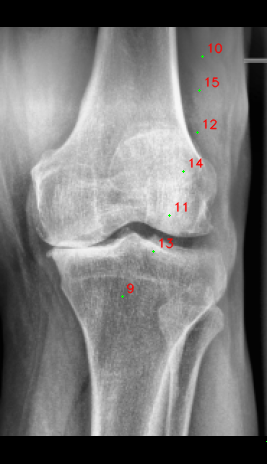
#> input picture notebooks/visual_strd_16.png, 267 x 464 px
$ python split_imgs.py ../notebooks
#> lines starting #> are read from the running program, lines starting #| are printed output that depends on the picture
### scripts/split_img.py
from PIL import Image
import os
import argparse


def split_image_vertically(input_path, save_dir, split_percent=0.5):
#> called with input_path = '../notebooks/visual_strd_16.png', save_dir = 'split/.', split_percent = 0.5
    try:
        if not os.path.exists(save_dir):
            os.makedirs(save_dir)

        img = Image.open(input_path)
#> img is the input picture: PIL image 267x464 RGB; mean R, G, B 118.8, 118.3, 118.2
        width, height = img.size
#> width = 267; height = 464

        # Yüzdeyi piksele çevir
        split_point = int(width * split_percent)
#> split_point = 133

        if split_point <= 0 or split_point >= width:
            raise ValueError("invalid percentage")

        # Crop alanları
        left_box = (0, 0, split_point, height)
#> left_box = (0, 0, 133, 464)
        right_box = (split_point, 0, width, height)
#> right_box = (133, 0, 267, 464)

        left_part = img.crop(left_box)
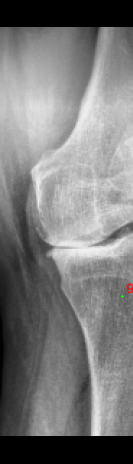
#> left_part: PIL image 133x464 RGB; mean R, G, B 122.7, 122.6, 122.6
        right_part = img.crop(right_box)
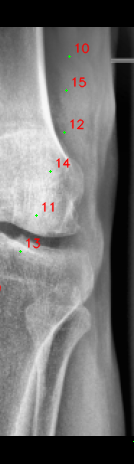
#> right_part: PIL image 134x464 RGB; mean R, G, B 114.9, 114, 113.9

        # Dosya ismi işlemleri
        base_name = os.path.basename(input_path)
        name_only = os.path.splitext(base_name)[0]

        left_path = os.path.join(save_dir, f"{name_only}.l.jpg")
        right_path = os.path.join(save_dir, f"{name_only}.r.jpg")

        left_part.save(left_path)
        right_part.save(right_path)

        print(f"Successfully split: {base_name}")

    except Exception as e:
        print(f"Hata oluştu: {e}")


# [11 lines left out: function main, not called in this run]


# [2 lines that do not run on import are left out]

### scripts/split_imgs.py
import os
import argparse
from split_img import split_image_vertically

def split_images(root_path):
    valid_extensions = ('.png', '.jpg', '.jpeg', '.bmp', '.webp')
    target_base_dir = "split"

    for root, dirs, files in os.walk(root_path):
        for file in files:
            if file.lower().endswith(valid_extensions):
                # Calculate the relative path from the root_path to the current directory
                rel_path = os.path.relpath(root, root_path)

                # Construct the matching directory structure inside the 'split' folder
                save_dir = os.path.join(target_base_dir, rel_path)

                full_path = os.path.join(root, file)
                print(f"Processing: {full_path} -> Saving to: {save_dir}")

                # Call method with the mirrored directory path
                split_image_vertically(full_path, save_dir)

if __name__ == "__main__":
    parser = argparse.ArgumentParser(description="Split all images while preserving directory hierarchy.")
    parser.add_argument("path", help="Root directory path containing images")

    args = parser.parse_args()

    if os.path.isdir(args.path):
        split_images(args.path)
    else:
        print(f"Error: The path '{args.path}' is not a valid directory.")
